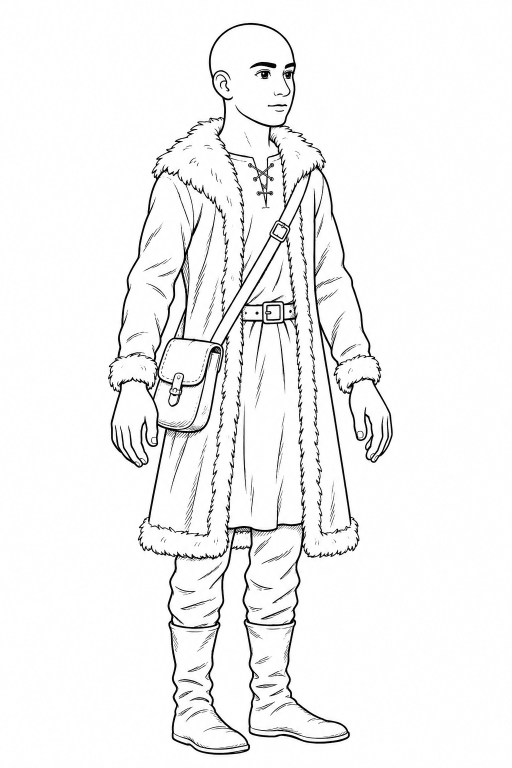
#> input picture engine-mvp/tools/kit-drawings/marco-coat-ink.webp, 1024 x 1536 px (shown at 1/2 size)
$ python -i cut_figures.py   (imports and definitions only)
#> lines starting #> are read from the running program, lines starting #| are printed output that depends on the picture
#!/usr/bin/env python3
"""Cut a 4x2 pose sheet (8 separate figures on #00FF00, or on white paper for older sheets) into real-alpha figure cutouts.

  cut_figures.py <poses.png> <char> <height_m> <out_dir> [pose,names,x8]

Writes fig-<char>-<pose>-01.webp (faces right) and fig-<char>-<pose>-01-l.webp (mirrored) and prints
library.json entries. Scale: one px/m for the whole sheet, taken from the STAND figure (pose 1), so a
kneeling figure is as small as it really is. Pose names default to POSES; a sheet drawn for a scene passes
its own eight (the first must still be the standing figure). Anchor = the feet: x is the mean of the lowest opaque rows.
"""
import json, sys
from pathlib import Path
import numpy as np
from PIL import Image
from scipy import ndimage as ndi

sys.path.insert(0, str(Path(__file__).resolve().parents[2] / 'tools/artkit'))
import green_key

POSES = ['stand', 'walk', 'point', 'kneel', 'carry', 'push', 'dig', 'sit']
WHITE = 236      # a pixel whose darkest channel is above this is paper
SOFT = 40        # alpha ramps over this many levels below WHITE (anti-aliased edge)
HOLE_PX = 1500   # an enclosed paper gap bigger than this (between staff and leg) is background, not white cloth
MERGE_PX = 5    # dilation that joins a figure's loose parts (hand, tool, hair) into one blob
# Cleaning (Bart 2026-11-05: white rings round gaps, a dashed outline). Figures only: on props, pale paint looks like a gap.
INK_LUM = 120        # darker than this is a drawn line, the walls of a region
GAP_MEDIAN_DE = 5.0  # a region whose median is this close to paper is a gap
PALE_DE = 8.0        # paper-coloured enough to go
GAP_PX = 300         # a gap the first pass never opened must be this big; smaller ones look like teeth: small_gaps() + extra_gaps
RING_PX = 60         # a region the first pass partly opened goes whole from this size
PEEL_PX, FRINGE_DE = 3, 30.0   # the pale halo: how far it is peeled, how pale
CRUMB_PX = 40        # bits the cleaning itself broke off
SMALL_GAP_PX = 12
SOLID_PX = 6          # how far from a known edge the cleaning stops


def to_lab(rgb: np.ndarray) -> np.ndarray:
    c = rgb.astype(np.float64) / 255.0
    c = np.where(c > 0.04045, ((c + 0.055) / 1.055) ** 2.4, c / 12.92)
    xyz = c @ np.array([[0.4124, 0.3576, 0.1805], [0.2126, 0.7152, 0.0722], [0.0193, 0.1192, 0.9505]]).T
    f = xyz / np.array([0.95047, 1.0, 1.08883])
    f = np.where(f > 0.008856, np.cbrt(f), 7.787 * f + 16 / 116)
    return np.stack([116 * f[..., 1] - 16, 500 * (f[..., 0] - f[..., 1]), 200 * (f[..., 1] - f[..., 2])], axis=-1)


def _regions(rgb: np.ndarray) -> dict:
    b = np.concatenate([rgb[0], rgb[-1], rgb[:, 0], rgb[:, -1]])
    paper = np.median(b, axis=0).astype(np.uint8)
    de = np.linalg.norm(to_lab(rgb) - to_lab(paper.reshape(1, 3))[0], axis=-1)
    lum = rgb @ np.array([0.299, 0.587, 0.114])
    ink = lum < INK_LUM
    regs, n = ndi.label(~ndi.binary_dilation(ink, iterations=1))
    idx = np.arange(1, n + 1)
    return {'de': de, 'ink': ink, 'regs': regs, 'idx': idx, 'area': ndi.sum(regs > 0, regs, idx),
            'gap': (ndi.median(de, regs, idx) < GAP_MEDIAN_DE) & ((ndi.standard_deviation(lum, regs, idx) < 6) | (ndi.mean(de < PALE_DE, regs, idx) > 0.8)),
            'border': set(np.unique(np.concatenate([regs[0], regs[-1], regs[:, 0], regs[:, -1]]))) - {0}}


# [14 lines left out: function _holes, not called in this run]


def small_gaps(rgb: np.ndarray, outside: np.ndarray) -> list[tuple[int, int, int]]:
    """(x, y, px) of small enclosed paper spots left in. A script can't tell them from teeth: a person picks, extra_gaps cuts."""
    r = _regions(rgb)
    gone = _holes(r, outside, ())
    found = []
    for i, a, g in zip(r['idx'], r['area'], r['gap']):
        mask = r['regs'] == i
        if g and i not in r['border'] and a >= SMALL_GAP_PX and gone[mask].mean() <= 0.5:
            ys, xs = np.nonzero(mask)
            found.append((int(xs.mean()), int(ys.mean()), int(a)))
    return found


# [113 lines left out: functions clean_alpha, cutout, trim_box, main, not called in this run]


# [2 lines not run here, left out]

>>> import cv2
>>> picture = cv2.imread('kit-drawings/marco-coat-ink.webp', cv2.IMREAD_GRAYSCALE)
#> picture is the input picture: shape (1536, 1024); min 0, max 255, mean 244
>>> result = small_gaps(picture, 'out.png')
#> in _regions, `b = np.concatenate([rgb[0], rgb[-1], rgb[:, 0], rgb[:, -1]])`: b = 5120 values, max 255 at index 19, min 253 at index 3, mean 254
#> in _regions, `paper = np.median(b, axis=0).astype(np.uint8)`: paper = 254
#> in to_lab, `c = np.where(c > 0.04045, ((c + 0.055) / 1.055) ** 2.4, c / 12.92)`:
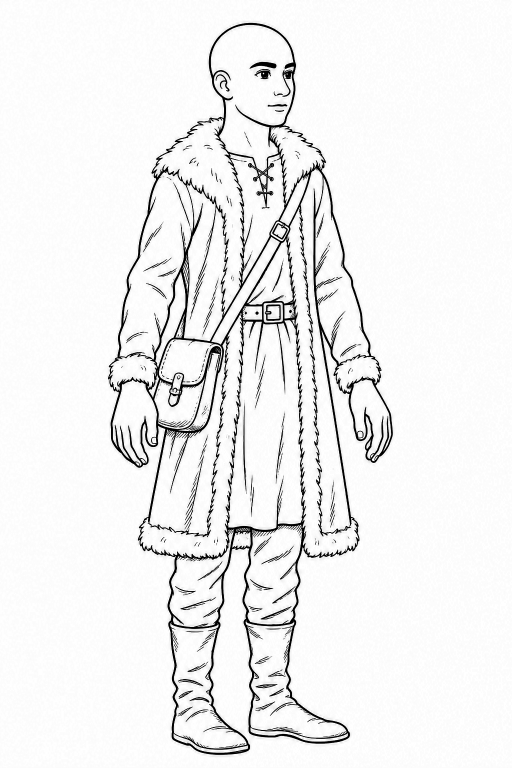
#> c: shape (1536, 1024) float64 (shown at 1/2 size); min 0, max 1, mean 0.944
#> (the run stopped early here; a loop or call above may not have finished)
